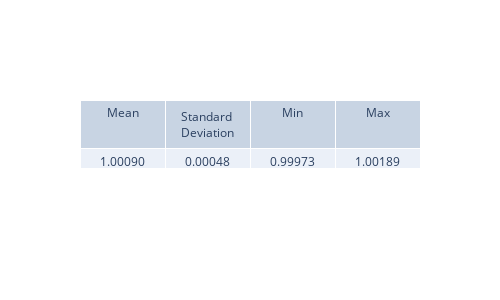
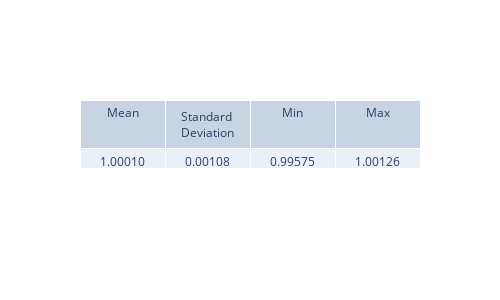

Notebook source saved alongside these figures, in order:
### Code cell
from scipy.integrate import simpson

norms = []
norms_mask = []

for i in range(5000):
    psi_sq_i = psi_real_pinn[:, i] ** 2 + psi_img_pinn[:, i] ** 2
    psi_sq_i_mask = psi_real_pinn_mask[:, i] ** 2 + psi_img_pinn_mask[:, i] ** 2
    normalization = simpson(psi_sq_i, x=x_values)
    normalization_mask = simpson(psi_sq_i_mask, x=x_values)
    norms.append(normalization)
    norms_mask.append(normalization_mask)
    
view_metrics(np.array(norms))
view_metrics(np.array(norms_mask))

plt.figure(figsize=(8,5), dpi=200)
plt.plot(t_values, norms, '-', label='Model trained upto 12.5 ps')
plt.plot(t_values, norms_mask, '--', label='Model trained upto 20 ps')
plt.xlabel('Time (ps)')
plt.ylabel('Normalization')
plt.title('Wavefunction Normalization Over Time')
plt.legend()
plt.grid(True)
plt.show()

### Figure 1 — Plotly figure (JSON) as saved in the notebook; plotly's stock layout.template omitted (floating-point values rounded to 4 significant figures)
{"data": [{"cells": {"values": [["1.00090"], ["0.00048"], ["0.99973"], ["1.00189"]]}, "header": {"values": ["Mean", "Standard Deviation", "Min", "Max"]}, "type": "table"}], "layout": {"height": 300, "width": 500}}

### Figure 2 — Plotly figure (JSON) as saved in the notebook; plotly's stock layout.template omitted (floating-point values rounded to 4 significant figures)
{"data": [{"cells": {"values": [["1.00010"], ["0.00108"], ["0.99575"], ["1.00126"]]}, "header": {"values": ["Mean", "Standard Deviation", "Min", "Max"]}, "type": "table"}], "layout": {"height": 300, "width": 500}}
